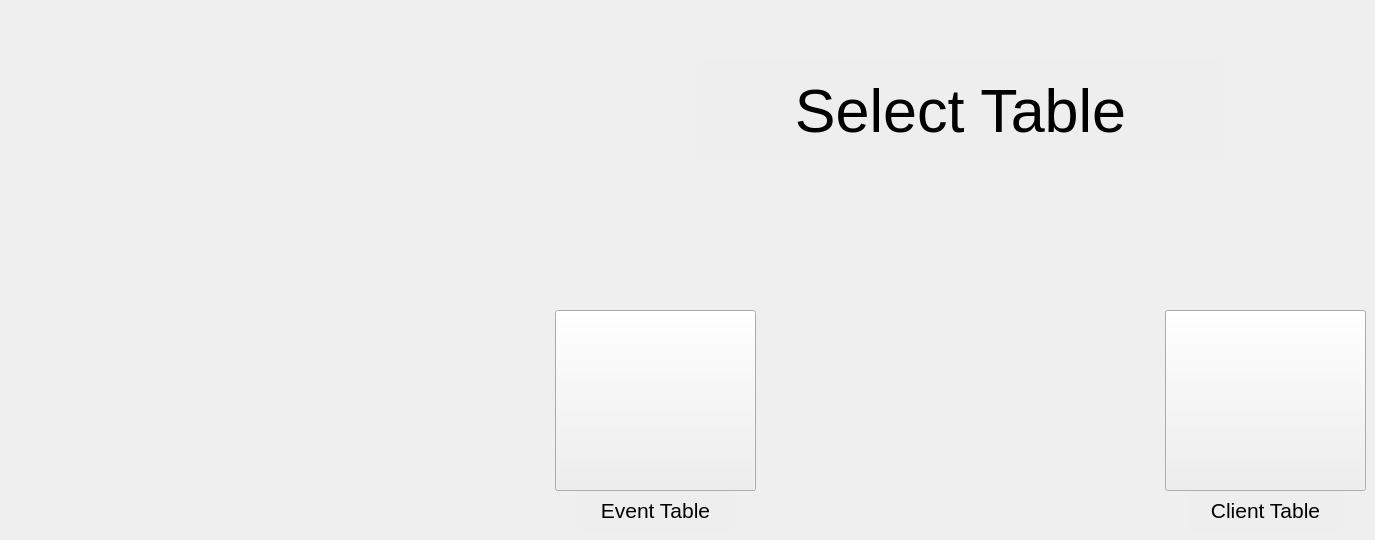
    <widget class="QWidget" name="afterloginforRECEPTIONIST">
     <widget class="QPushButton" name="R_login_clientbutton">
      <property name="geometry">
       <rect>
        <x>1165</x>
        <y>310</y>
        <width>201</width>
        <height>181</height>
       </rect>
      </property>
      <property name="font">
       <font>
        <pointsize>26</pointsize>
       </font>
      </property>
      <property name="styleSheet">
       <string notr="true">border-image: url(:/man.png);</string>
      </property>
      <property name="text">
       <string/>
      </property>
     </widget>
     <widget class="QPushButton" name="R_login_eventbutton">
      <property name="geometry">
       <rect>
        <x>555</x>
        <y>310</y>
        <width>201</width>
        <height>181</height>
       </rect>
      </property>
      <property name="font">
       <font>
        <pointsize>26</pointsize>
       </font>
      </property>
      <property name="styleSheet">
       <string notr="true">border-image: url(:/concert.png);
</string>
      </property>
      <property name="text">
       <string/>
      </property>
     </widget>
     <widget class="QLabel" name="label_66">
      <property name="geometry">
       <rect>
        <x>700</x>
        <y>60</y>
        <width>521</width>
        <height>101</height>
       </rect>
      </property>
      <property name="font">
       <font>
        <pointsize>46</pointsize>
       </font>
      </property>
      <property name="styleSheet">
       <string notr="true">background-color: rgb(128, 128, 128, 0.01);</string>
      </property>
      <property name="text">
       <string>Select Table</string>
      </property>
      <property name="alignment">
       <set>Qt::AlignCenter</set>
      </property>
     </widget>
     <widget class="QLabel" name="label_9">
      <property name="geometry">
       <rect>
        <x>580</x>
        <y>490</y>
        <width>151</width>
        <height>41</height>
       </rect>
      </property>
      <property name="font">
       <font>
        <pointsize>16</pointsize>
       </font>
      </property>
      <property name="styleSheet">
       <string notr="true">background-color: rgb(128, 128, 128, 0.01);</string>
      </property>
      <property name="text">
       <string>Event Table</string>
      </property>
      <property name="alignment">
       <set>Qt::AlignCenter</set>
      </property>
     </widget>
     <widget class="QLabel" name="label_79">
      <property name="geometry">
       <rect>
        <x>1190</x>
        <y>490</y>
        <width>151</width>
        <height>41</height>
       </rect>
      </property>
      <property name="font">
       <font>
        <pointsize>16</pointsize>
       </font>
      </property>
      <property name="styleSheet">
       <string notr="true">background-color: rgb(128, 128, 128, 0.01);</string>
      </property>
      <property name="text">
       <string>Client Table</string>
      </property>
      <property name="alignment">
       <set>Qt::AlignCenter</set>
      </property>
     </widget>
    </widget>
